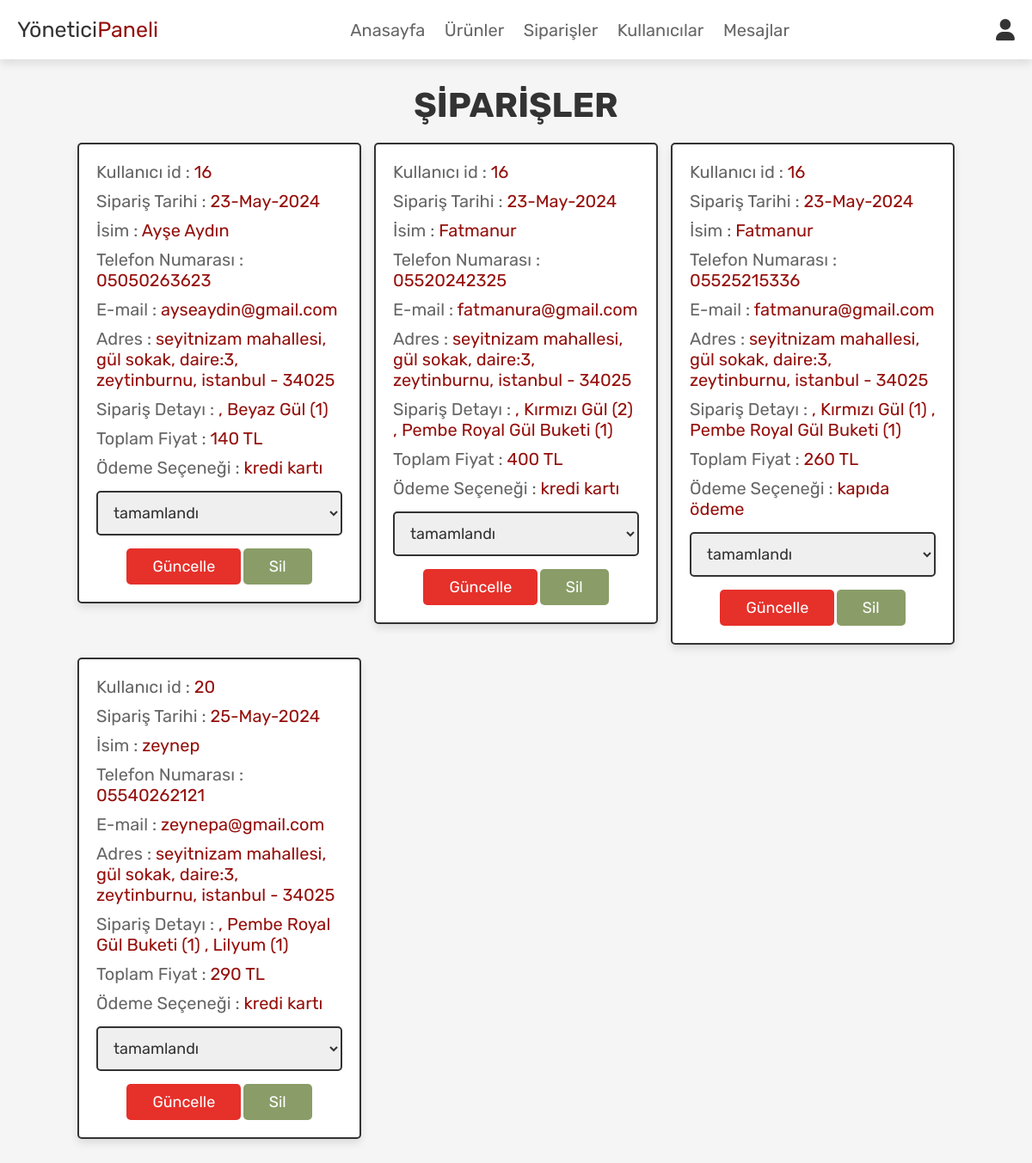
The page /flower/admin_orders.php (signed in) on the database its author committed.
### tables this page shows
CREATE TABLE `orders` (
  `id` int NOT NULL,
  `user_id` int NOT NULL,
  `name` varchar(100) NOT NULL,
  `number` varchar(12) NOT NULL,
  `email` varchar(100) NOT NULL,
  `method` varchar(50) NOT NULL,
  `address` varchar(500) NOT NULL,
  `total_products` varchar(1000) NOT NULL,
  `total_price` int NOT NULL,
  `placed_on` varchar(50) NOT NULL,
  `payment_status` varchar(20) NOT NULL DEFAULT 'beklemede'
);

### flower/admin_orders.php (the view, shortened to what this page needs)
<?php
@include 'config.php';
?>
<!DOCTYPE html>
<html lang="en">
<head>
   <link rel="stylesheet" href="https://cdnjs.cloudflare.com/ajax/libs/font-awesome/6.0.0/css/all.min.css">
   <link rel="stylesheet" href="css/admin_style.css">
</head>
<body>
<?php @include 'admin_header.php'; ?>
<section class="placed-orders">
   <h1 class="title">ŞİPARİŞLER</h1>
   <div class="box-container">
      <?php
      $select_orders = mysqli_query($conn, "SELECT * FROM `orders`") or die('query failed');
      if(mysqli_num_rows($select_orders) > 0){
         while($fetch_orders = mysqli_fetch_assoc($select_orders)){
      ?>
      <div class="box">
         <p> Kullanıcı id : <span><?php echo $fetch_orders['user_id']; ?></span> </p>
         <p> Sipariş Tarihi : <span><?php echo $fetch_orders['placed_on']; ?></span> </p>
         <p> İsim : <span><?php echo $fetch_orders['name']; ?></span> </p>
         <p> Telefon Numarası : <span><?php echo $fetch_orders['number']; ?></span> </p>
         <p> E-mail : <span><?php echo $fetch_orders['email']; ?></span> </p>
         <p> Adres : <span><?php echo $fetch_orders['address']; ?></span> </p>
         <p> Sipariş Detayı : <span><?php echo $fetch_orders['total_products']; ?></span> </p>
         <p> Toplam Fiyat : <span><?php echo $fetch_orders['total_price']; ?> TL</span> </p>
         <p> Ödeme Seçeneği : <span><?php echo $fetch_orders['method']; ?></span> </p>
         <form action="" method="post">
            <select name="update_payment">
               <option disabled selected><?php echo $fetch_orders['payment_status']; ?></option>
            </select>
            <input type="submit" name="update_order" value="Güncelle" class="option-btn">
            <a href="admin_orders.php?delete=<?php echo $fetch_orders['id']; ?>" class="delete-btn" onclick="return confirm('Sipariş silinsin mi?');">Sil</a>
         </form>
      </div>
      <?php
         }
      }else{
         echo '<p class="empty">Henüz sipariş verilmedi!</p>';
      }
      ?>
   </div>
</section>
</body>
</html>

### flower/css/admin_style.css (style rules this page uses)
:root { --pink:#940f0b; --red:#8a9d68; --orange:#e6302a; --black:#333; --white:#fff; --light-color:#666; --light-white:#ccc; --light-bg:#f5f5f5; --border:.2rem solid var(--black); --box-shadow:0 .5rem 1rem rgba(0,0,0,.1); }
* { font-family: 'Rubik', sans-serif; margin:0; padding:0; box-sizing: border-box; outline: none; border:none; text-decoration: none; transition:all .2s linear; }
html { font-size: 62.5%; overflow-x: hidden; scroll-behavior: smooth; scroll-padding-top: 6.5rem; }
body { background: var(--light-bg); }
section { padding:3rem 2rem; }
.title { text-align: center; margin-bottom: 2rem; color:var(--black); text-transform: uppercase; font-size: 4rem; }
.btn, .delete-btn, .option-btn { display: inline-block; border-radius: .5rem; margin-top: 1rem; font-size: 1.8rem; color:var(--white); cursor: pointer; padding:1rem 3rem; text-transform: capitalize; }
.delete-btn { background-color: var(--red); }
.option-btn { background-color: var(--orange); }
.placed-orders .box-container { display: grid; grid-template-columns: repeat(auto-fit, 33rem); gap:1.5rem; align-items: flex-start; max-width: 1200px; margin: 0 auto; justify-content: center; }
.placed-orders .box-container .box { padding:2rem; border:var(--border); background-color: var(--white); box-shadow: var(--box-shadow); border-radius: .5rem; }
.placed-orders .box-container .box p { margin-bottom: 1rem; font-size: 2rem; color:var(--light-color); }
.placed-orders .box-container .box p span { color:var(--pink); }
.placed-orders .box-container .box form { margin-top: 1rem; text-align: center; }
.placed-orders .box-container .box form select { width: 100%; border:var(--border); padding:1.2rem 1.4rem; font-size: 1.8rem; color:var(--black); border:var(--border); border-radius: .5rem; margin:.5rem 0; }

### rows shown on the page
orders: user "16", placed_on "23-May-2024", name "Ayşe Aydın", number "05050263623", email "ayseaydin@gmail.com", address "seyitnizam mahallesi, gül sokak, daire:3, zeytinburnu, istanbul - 34025", total_products ", Beyaz Gül (1)", total_price "140", method "kredi kartı", update_payment "tamamlandı"
orders: user "16", placed_on "23-May-2024", name "Fatmanur", number "05520242325", email "fatmanura@gmail.com", address "seyitnizam mahallesi, gül sokak, daire:3, zeytinburnu, istanbul - 34025", total_products ", Kırmızı Gül (2) , Pembe Royal Gül Buketi (1)", total_price "400", method "kredi kartı", update_payment "tamamlandı"
orders: user "16", placed_on "23-May-2024", name "Fatmanur", number "05525215336", email "fatmanura@gmail.com", address "seyitnizam mahallesi, gül sokak, daire:3, zeytinburnu, istanbul - 34025", total_products ", Kırmızı Gül (1) , Pembe Royal Gül Buketi (1)", total_price "260", method "kapıda ödeme", update_payment "tamamlandı"
orders: user "20", placed_on "25-May-2024", name "zeynep", number "05540262121", email "zeynepa@gmail.com", address "seyitnizam mahallesi, gül sokak, daire:3, zeytinburnu, istanbul - 34025", total_products ", Pembe Royal Gül Buketi (1) , Lilyum (1)", total_price "290", method "kredi kartı", update_payment "tamamlandı"
